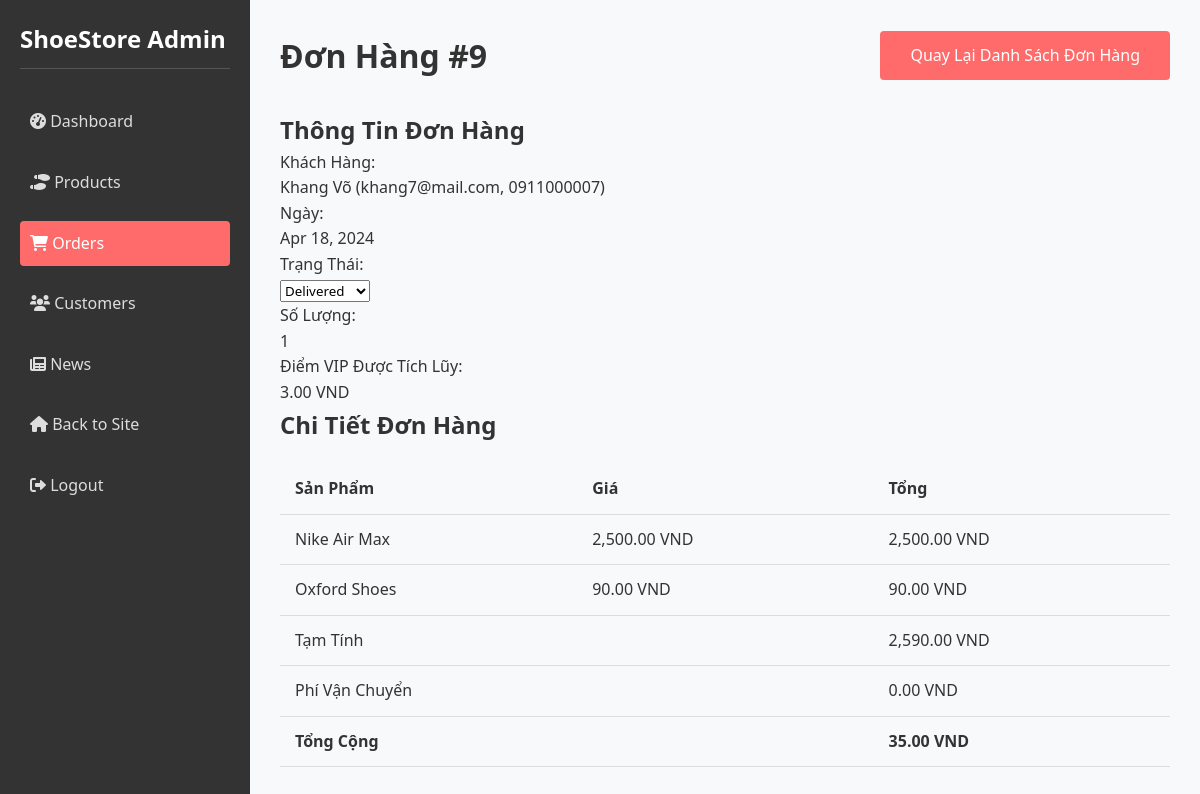
Screenshot of /views/admin/index.php?controller=adminOrder&action=orderDetail&id=9 (signed in) with the database file from the repository.
### tables this page shows
CREATE TABLE `order` (
  `OrderID` int(11) NOT NULL,
  `MemberID` int(11) DEFAULT NULL,
  `Total_price` decimal(10,2) DEFAULT NULL,
  `Quantity` int(11) DEFAULT NULL,
  `Date` date DEFAULT NULL,
  `Earned_VIP` decimal(10,2) DEFAULT NULL,
  `Status` varchar(50) DEFAULT NULL
);

CREATE TABLE `member` (
  `MemberID` int(11) NOT NULL,
  `Username` varchar(50) NOT NULL,
  `Password` varchar(100) NOT NULL,
  `Name` varchar(100) DEFAULT NULL,
  `Email` varchar(100) DEFAULT NULL,
  `Phone` varchar(20) DEFAULT NULL,
  `Exp_VIP` date DEFAULT NULL,
  `AdminID` int(11) DEFAULT NULL
);

CREATE TABLE `order_shoes` (
  `OrderID` int(11) NOT NULL,
  `ShoesID` int(11) NOT NULL
);

CREATE TABLE `shoes` (
  `ShoesID` int(11) NOT NULL,
  `Name` varchar(100) DEFAULT NULL,
  `Price` decimal(10,2) DEFAULT NULL,
  `Stock` int(11) DEFAULT NULL,
  `Description` text DEFAULT NULL,
  `DateCreate` date DEFAULT NULL,
  `DateUpdate` date DEFAULT NULL,
  `Image` varchar(255) DEFAULT NULL,
  `CategoryID` int(11) DEFAULT NULL,
  `shoes_size` decimal(5,2) DEFAULT NULL
);

### controllers/AdminOrderController.php (called while the page is built, shortened)
<?php
require_once __DIR__ . '/../models/OrderModel.php';
class AdminOrderController {
    private $orderModel;
    public function __construct() {
        $this->orderModel = new OrderModel();
    }
    public function orderDetail() {
        $orderId = intval($_GET['id']);
        $order = $this->orderModel->getOrderById($orderId);
        require_once __DIR__ . '/../views/admin/components/header.php';
        require_once __DIR__ . '/../views/admin/pages/order-detail.php';
    }
}

### views/admin/index.php (called while the page is built, shortened)
<?php
$action = isset($_GET['action']) ? preg_replace('/[^a-zA-Z0-9]/', '', $_GET['action']) : 'index';
$controllerInstance = new $controllerClass();
$controllerInstance->$action();

### models/OrderModel.php (called while the page is built, shortened)
<?php
class OrderModel {
    private $pdo;
    public function __construct() {
        try {
            $this->pdo = new PDO("mysql:host=127.0.0.1;dbname=shoe;charset=utf8mb4", "root", "123456789");
            $this->pdo->setAttribute(PDO::ATTR_ERRMODE, PDO::ERRMODE_EXCEPTION);
        } catch (PDOException $e) {
            die("Connection failed: " . $e->getMessage());
        }
    }
    public function getOrderById($orderId) {
        $stmt = $this->pdo->prepare("
            SELECT o.*, m.Name AS customer_name, m.Email, m.Phone
            FROM `order` o
            JOIN member m ON o.MemberID = m.MemberID
            WHERE o.OrderID = ?
        ");
        $stmt->execute([$orderId]);
        $order = $stmt->fetch(PDO::FETCH_ASSOC);
        if ($order) {
            $stmt = $this->pdo->prepare("
                SELECT os.ShoesID, s.Name AS product_name, s.Price, os.OrderID
                FROM order_shoes os
                JOIN shoes s ON os.ShoesID = s.ShoesID
                WHERE os.OrderID = ?
            ");
            $stmt->execute([$orderId]);
            $order['items'] = $stmt->fetchAll(PDO::FETCH_ASSOC);
        }
        return $order;
    }
}

### views/admin/pages/order-detail.php (the view, shortened to what this page needs)
<div class="admin-header">
    <h1>Đơn Hàng #<?php echo htmlspecialchars($order['OrderID']); ?></h1>
    <a href="/shoesWebsite/views/admin/index.php?controller=adminOrder&action=orders" class="btn btn-secondary">Quay Lại Danh Sách Đơn Hàng</a>
</div>
<div class="order-detail">
    <div class="order-info">
        <h2>Thông Tin Đơn Hàng</h2>
        <div class="info-group">
            <div class="info-label">Khách Hàng:</div>
            <div class="info-value"><?php echo htmlspecialchars($order['customer_name']); ?> (<?php echo htmlspecialchars($order['Email']); ?>, <?php echo htmlspecialchars($order['Phone']); ?>)</div>
        </div>
        <div class="info-group">
            <div class="info-label">Ngày:</div>
            <div class="info-value"><?php echo date('M d, Y', strtotime($order['Date'])); ?></div>
        </div>
        <div class="info-group">
            <div class="info-label">Trạng Thái:</div>
            <div class="info-value">
                <select onchange="updateOrderStatus(<?php echo $order['OrderID']; ?>, this.value)">
                    <option value="Delivered" <?php echo $order['Status'] == 'Delivered' ? 'selected' : ''; ?>>Delivered</option>
                </select>
            </div>
        </div>
        <div class="info-group">
            <div class="info-label">Số Lượng:</div>
            <div class="info-value"><?php echo htmlspecialchars($order['Quantity']); ?></div>
        </div>
        <div class="info-group">
            <div class="info-label">Điểm VIP Được Tích Lũy:</div>
            <div class="info-value"><?php echo number_format($order['Earned_VIP'], 2); ?> VND</div>
        </div>
    </div>
    <h2>Chi Tiết Đơn Hàng</h2>
    <table class="admin-table">
        <thead>
            <tr>
                <th>Sản Phẩm</th>
                <th>Giá</th>
                <th>Tổng</th>
            </tr>
        </thead>
        <tbody>
            <?php if (empty($order['items'])): ?>
                <tr>
                    <td colspan="3" style="text-align: center;">Không có sản phẩm nào.</td>
                </tr>
            <?php else: ?>
                <?php
                $subtotal = 0;
                foreach ($order['items'] as $item):
                    $itemTotal = $order['Quantity'] * $item['Price'];
                    $subtotal += $itemTotal;
                ?>
                    <tr>
                        <td><?php echo htmlspecialchars($item['product_name']); ?></td>
                        <td><?php echo number_format($item['Price'], 2); ?> VND</td>
                        <td><?php echo number_format($itemTotal, 2); ?> VND</td>
                    </tr>
                <?php endforeach; ?>
            <?php endif; ?>
        </tbody>
        <tfoot>
            <tr>
                <td colspan="2" class="text-right">Tạm Tính</td>
                <td><?php echo number_format($subtotal, 2); ?> VND</td>
            </tr>
            <tr>
                <td colspan="2" class="text-right">Phí Vận Chuyển</td>
                <td>0.00 VND</td>
            </tr>
            <tr>
                <td colspan="2" class="text-right"><strong>Tổng Cộng</strong></td>
                <td><strong><?php echo number_format($order['Total_price'], 2); ?> VND</strong></td>
            </tr>
        </tfoot>
    </table>
</div>
<?php require_once __DIR__ . '/../components/admin_footer.php'; ?>

### assets/css/style.css (style rules this page uses)
* { margin: 0; padding: 0; box-sizing: border-box; font-family: "Segoe UI", Tahoma, Geneva, Verdana, sans-serif; }
body { background-color: #f8f9fa; color: #333; line-height: 1.6; }
a { text-decoration: none; color: #333; }
.btn { display: inline-block; background-color: #ff6b6b; color: white; padding: 12px 30px; border: none; border-radius: 4px; cursor: pointer; font-size: 16px; transition: all 0.3s ease; }
.admin-header { display: flex; justify-content: space-between; align-items: center; margin-bottom: 30px; }
.admin-table { width: 100%; border-collapse: collapse; }
.admin-table th, .admin-table td { padding: 12px 15px; text-align: left; border-bottom: 1px solid #ddd; }
.admin-table th { background-color: #f8f9fa; }
table { width: 100%; border-collapse: collapse; margin-top: 20px; }
table th, table td { padding: 12px 15px; text-align: left; border-bottom: 1px solid #ddd; }
table th { background-color: #f8f9fa; font-weight: bold; }

### rows the page displays
order: OrderID "9", MemberID.Name "Khang Võ", MemberID.Email "khang7@mail.com", MemberID.Phone "0911000007", Date "Apr 18, 2024", Status+OrderID "Delivered", Quantity "1", Earned_VIP "3.00", Total_price "35.00"
order_shoes: ShoesID.Name "Nike Air Max", ShoesID.Price "2,500.00", OrderID.Price "2,500.00"
order_shoes: ShoesID.Name "Oxford Shoes", ShoesID.Price "90.00", OrderID.Price "90.00"

### other values shown
$subtotal "2,590.00"
